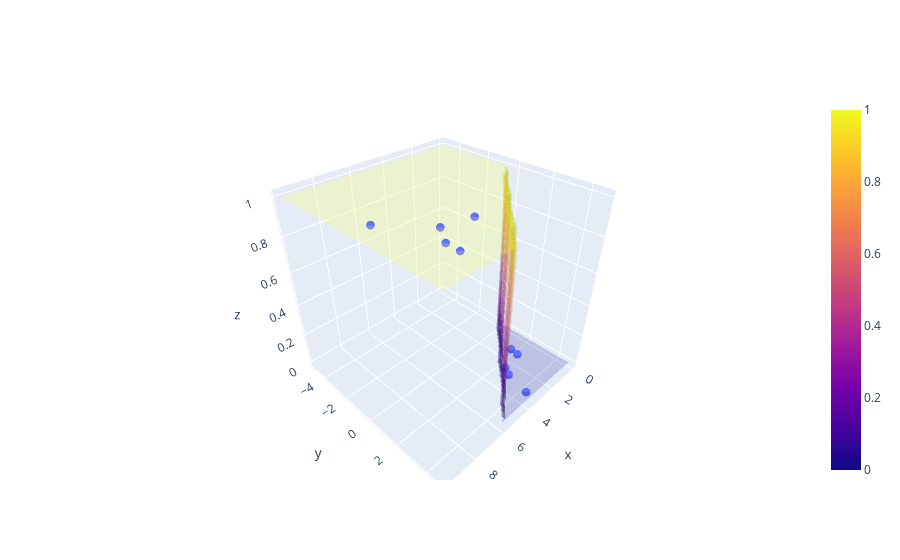

Source (notebook cell):
### Code cell
import plotly.graph_objects as go

fig = go.Figure(data=[go.Scatter3d(x=dataset[:,0], y=dataset[:,1], z=dataset[:,2], 
                                   mode='markers', marker=dict(size=3)),
                     go.Surface(z=Z, x=X[0], y=X[1], opacity=0.2)])
fig.show()

### Figure 1 — Plotly figure (JSON) as saved in the notebook; plotly's stock layout.template omitted (floating-point values rounded to 4 significant figures; data arrays with more than 128 entries replaced by an {"elided": "..."} marker saying what was removed)
{"data": [{"marker": {"size": 3}, "mode": "markers", "type": "scatter3d", "x": [2.781, 1.465, 3.397, 1.388, 3.064, 7.628, 5.332, 6.923, 8.675, 7.674], "y": [2.551, 2.362, 4.4, 1.85, 3.005, 2.759, 2.089, 1.771, -0.2421, 3.509], "z": [0, 0, 0, 0, 0, 1, 1, 1, 1, 1]}, {"opacity": 0.2, "type": "surface", "x": {"elided": "40x40 float values"}, "y": {"elided": "40x40 float values"}, "z": {"elided": "40x40 int values"}}], "layout": {}}
